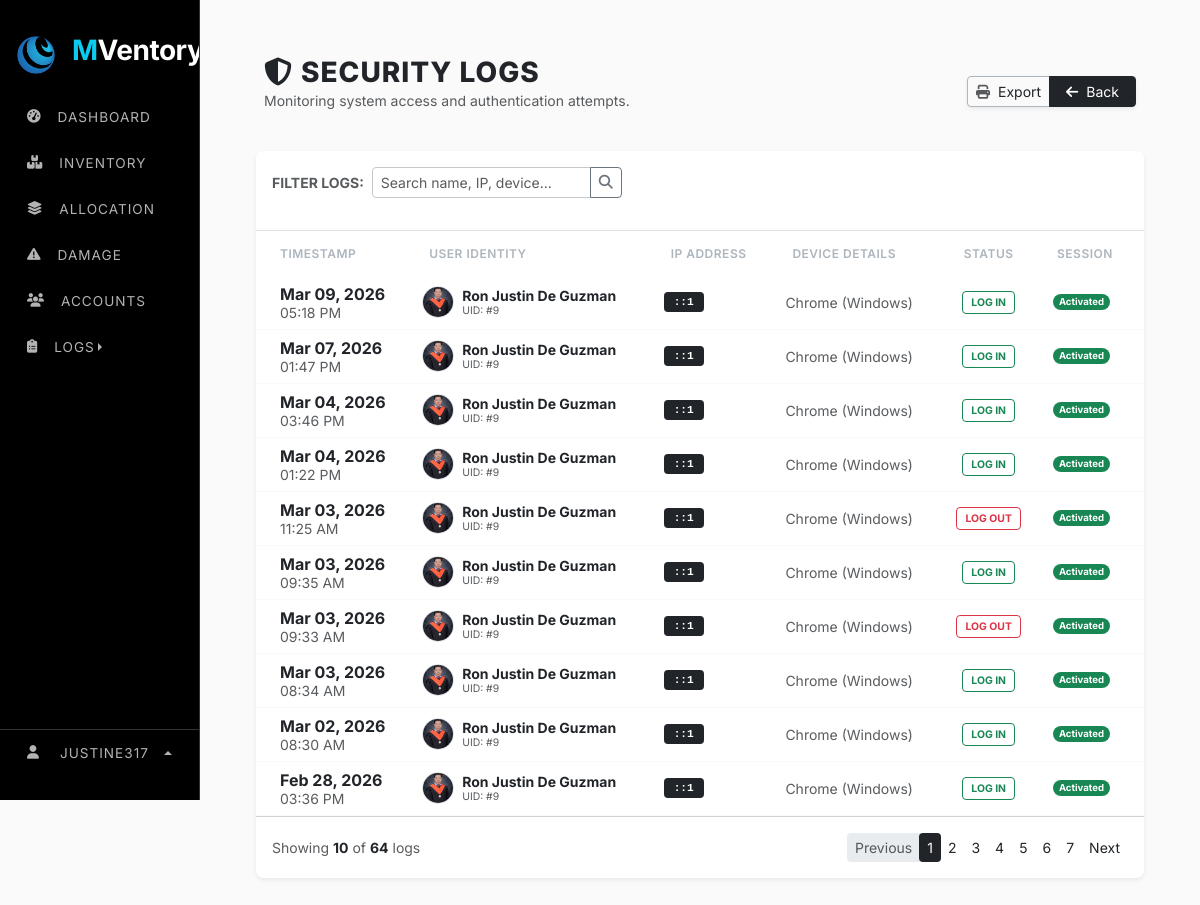
The app's page /web_content/security_logs.php (signed in) with its own data.
### tables this page shows
CREATE TABLE `system_settings` (
  `setting_key` varchar(100) NOT NULL,
  `setting_value` varchar(255) NOT NULL,
  `setting_type` enum('string','number','boolean','select') NOT NULL,
  `category` enum('general','inventory','notifications','security') NOT NULL,
  `description` varchar(255) DEFAULT NULL,
  PRIMARY KEY (`setting_key`)
);

CREATE TABLE `security_logs` (
  `log_id` int(11) NOT NULL AUTO_INCREMENT,
  `user_id` int(11) DEFAULT NULL,
  `browser` varchar(255) DEFAULT NULL,
  `ip_address` varchar(50) DEFAULT NULL,
  `login_time` datetime DEFAULT NULL,
  `status` varchar(50) DEFAULT NULL,
  `is_active` tinyint(1) NOT NULL,
  `is_login` tinyint(1) NOT NULL,
  PRIMARY KEY (`log_id`),
  KEY `user_id` (`user_id`),
  CONSTRAINT `security_logs_ibfk_1` FOREIGN KEY (`user_id`) REFERENCES `users` (`user_id`)
);

CREATE TABLE `users` (
  `user_id` int(11) NOT NULL AUTO_INCREMENT,
  `role_id` varchar(15) NOT NULL,
  `username` varchar(9999) NOT NULL,
  `first_name` varchar(100) NOT NULL,
  `last_name` varchar(100) NOT NULL,
  `phone` varchar(11) NOT NULL,
  `address` varchar(500) DEFAULT NULL,
  `role` varchar(30) NOT NULL,
  `status` varchar(20) NOT NULL DEFAULT 'active',
  `email` varchar(150) NOT NULL,
  `password` varchar(255) NOT NULL,
  `profile_image` varchar(999) NOT NULL,
  `is_active` tinyint(1) DEFAULT 1,
  `is_login` tinyint(1) NOT NULL,
  `last_login` datetime DEFAULT NULL,
  `created_at` timestamp NOT NULL DEFAULT current_timestamp(),
  `deleted_at` timestamp NULL DEFAULT NULL,
  `last_activity` datetime DEFAULT current_timestamp(),
  PRIMARY KEY (`user_id`),
  UNIQUE KEY `email` (`email`)
);

### web_content/security_logs.php (the view, shortened to what this page needs)
<?php
    include "../render/connection.php";
    include "../src/cdn/cdn_links.php";
    $limit = 10;
    $page = isset($_GET['page']) ? (int)$_GET['page'] : 1;
    $start = ($page - 1) * $limit;
    $search = isset($_GET['search']) ? mysqli_real_escape_string($conn, $_GET['search']) : '';
    $where_clause = "";
    $total_query = "SELECT COUNT(*) AS total
                    FROM security_logs sl
                    LEFT JOIN users u ON sl.user_id = u.user_id
                    $where_clause";
    $total_result = mysqli_query($conn, $total_query);
    $total_rows = mysqli_fetch_assoc($total_result)['total'];
    $pages = ceil($total_rows / $limit);
    $log_query = "SELECT sl.*, u.first_name, u.last_name, u.profile_image
                  FROM security_logs sl
                  LEFT JOIN users u ON sl.user_id = u.user_id
                  $where_clause
                  ORDER BY sl.login_time DESC
                  LIMIT $start, $limit";
    $log_result = mysqli_query($conn, $log_query);
?>
<!doctype html>
<html lang="en">
    <head>
        <link rel="stylesheet" href="../src/style/main_style.css">
    </head>
    <body>
        <div class="row g-0">
            <div class="col-lg-2">
                <?php include "../nav/sidebar_nav.php"; ?>
            </div>
            <div class="col">
                <div class="main-content">
                    <div class="container px-4 mt-4">
                        <div class="d-flex justify-content-between align-items-center mb-4 px-2">
                            <div>
                                <h3 class="section-title text-dark mb-0">
                                    <i class="fa-solid fa-shield-halved me-2 text-dark"></i>Security Logs
                                </h3>
                                <p class="text-muted small">Monitoring system access and authentication attempts.</p>
                            </div>
                            <div class="btn-group shadow-sm">
                                <button class="btn btn-white border border-dark-subtle btn-sm">
                                    <i class="fa-solid fa-print me-1 text-muted"></i> Export
                                </button>
                                <a href="dashboard.php" class="btn btn-dark btn-sm px-3">
                                    <i class="fa-solid fa-arrow-left me-1"></i> Back
                                </a>
                            </div>
                        </div>
                        <div class="card edd-card shadow-sm">
                            <div class="card-header bg-white p-3 border-bottom d-flex justify-content-between align-items-center">
                                <form action="" method="GET" class="d-flex align-items-center gap-2">
                                    <span class="fw-bold small text-uppercase text-muted">Filter Logs:</span>
                                    <div class="input-group input-group-sm" style="width: 250px;">
                                        <input type="text" name="search" class="form-control border-secondary-subtle" placeholder="Search name, IP, device..." value="<?php echo htmlspecialchars($search); ?>">
                                        <button class="btn btn-outline-secondary" type="submit"><i class="fa-solid fa-magnifying-glass"></i></button>
                                    </div>
                                </form>
                            </div>
                            <div class="table-responsive">
                                <table class="table table-hover align-middle mb-0">
                                    <thead>
                                        <tr>
                                            <th class="ps-4">Timestamp</th>
                                            <th>User Identity</th>
                                            <th>IP Address</th>
                                            <th>Device Details</th>
                                            <th class="text-center">Status</th>
                                            <th class="pe-4 text-center">Session</th>
                                        </tr>
                                    </thead>
                                    <tbody class="bg-white">
                                        <?php if(mysqli_num_rows($log_result) > 0): ?>
                                            <?php while($log = mysqli_fetch_assoc($log_result)):
                                                $name = ($log['first_name']) ? $log['first_name'].' '.$log['last_name'] : "System/Guest";
                                                $img = (!empty($log['profile_image'])) ? $log['profile_image'] : "../src/image/profiles/default.jpg";
                                            ?>
                                            <tr class="log-row">
                                                <td class="ps-4">
                                                    <div class="fw-bold text-dark"><?php echo date('M d, Y', strtotime($log['login_time'])); ?></div>
                                                    <small class="text-muted"><?php echo date('h:i A', strtotime($log['login_time'])); ?></small>
                                                </td>
                                                <td>
                                                    <div class="d-flex align-items-center">
                                                        <img src="<?php echo $img; ?>" class="user-avatar me-2" onerror="this.src='../src/image/profiles/default.jpg'">
                                                        <div>
                                                            <div class="fw-bold text-dark small"><?php echo htmlspecialchars($name); ?></div>
                                                            <small class="text-muted" style="font-size: 0.65rem;">UID: #<?php echo $log['user_id']; ?></small>
                                                        </div>
                                                    </div>
                                                </td>
                                                <td><span class="ip-tag"><?php echo $log['ip_address']; ?></span></td>
                                                <td>
                                                    <small class="text-muted d-block text-truncate" style="max-width: 180px;" title="<?php echo htmlspecialchars($log['browser']); ?>">
                                                        <?php echo htmlspecialchars($log['browser']); ?>
                                                    </small>
                                                </td>
                                                <td class="text-center">
                                                    <?php $isSuccess = (strtolower($log['status']) == 'success'); ?>
                                                    <span class="status-badge <?php echo $isSuccess ? 'status-success' : 'status-failed'; ?>">
                                                        <?php echo $isSuccess ? 'LOG IN' : 'LOG OUT' ; ?>
                                                    </span>
                                                </td>
                                                <td class="pe-4 text-center">
                                                    <span class="badge rounded-pill <?php echo $log['is_active'] ? 'bg-light text-muted border' : 'bg-success'; ?>" style="font-size: 0.6rem;">
                                                        <?php echo $log['is_active'] ? 'Deactivated' : 'Activated'; ?>
                                                    </span>
                                                </td>
                                            </tr>
                                            <?php endwhile; ?>
                                        <?php else: ?>
                                            <tr><td colspan="6" class="text-center py-5 text-muted">No security records found.</td></tr>
                                        <?php endif; ?>
                                    </tbody>
                                </table>
                            </div>
                            <div class="card-footer bg-white d-flex justify-content-between align-items-center py-3">
                                <div class="small text-muted">
                                    Showing <b class="text-dark"><?php echo mysqli_num_rows($log_result); ?></b> of <b class="text-dark"><?php echo $total_rows; ?></b> logs
                                </div>
                                <nav>
                                    <ul class="pagination pagination-sm mb-0">
                                        <li class="page-item <?php echo ($page <= 1) ? 'disabled' : ''; ?>">
                                            <a class="page-link" href="?page=<?php echo $page-1; ?>&search=<?php echo urlencode($search); ?>">Previous</a>
                                        </li>
                                        <?php for($i = 1; $i <= $pages; $i++): ?>
                                            <li class="page-item <?php echo ($page == $i) ? 'active' : ''; ?>">
                                                <a class="page-link" href="?page=<?php echo $i; ?>&search=<?php echo urlencode($search); ?>"><?php echo $i; ?></a>
                                            </li>
                                        <?php endfor; ?>
                                        <li class="page-item <?php echo ($page >= $pages) ? 'disabled' : ''; ?>">
                                            <a class="page-link" href="?page=<?php echo $page+1; ?>&search=<?php echo urlencode($search); ?>">Next</a>
                                        </li>
                                    </ul>
                                </nav>
                            </div>
                        </div>
                    </div>
                </div>
            </div>
        </div>
    </body>
</html>

### nav/sidebar_nav.php (shortened to what this page needs)
<?php
$current_page = basename($_SERVER['PHP_SELF']);
$app_name = "SELECT setting_value FROM system_settings WHERE setting_key = 'app_name'";
$result = $conn->query($app_name);
if ($result && $result->num_rows > 0) {
    $row = $result->fetch_assoc();
    $app_name_value = $row['setting_value'];
} else {
    $app_name_value = "MVentory";
}
$words = explode(" ", $app_name_value);
if (count($words) > 1) {
    $first_part = '<span class="text-info">' . htmlspecialchars($words[0]) . '</span>';
    array_shift($words);
    $second_part = htmlspecialchars(implode("", $words));
    $display_name = $first_part . $second_part;
} else {
    $display_name = htmlspecialchars($app_name_value);
}
$app_logo = "SELECT setting_value FROM system_settings WHERE setting_key = 'app_logo'";
$result_logo = $conn->query($app_logo);
if ($result_logo && $result_logo->num_rows > 0) {
    $row_logo = $result_logo->fetch_assoc();
    $app_logo_value = $row_logo['setting_value'];
} else {
    $app_logo_value = "default_logo.png";
}
?>
<link rel="stylesheet" href="../src/style/navbar_style.css">
<div class="sidebar-stark" id="sidebar">
    <div class="sidebar-header">
        <img src="../src/image/logo/<?php echo $app_logo_value; ?>" width="40" alt="Logo">
        <h3 class="ms-3 fw-bold text-white logo-text"><?php echo $display_name; ?></h3>
    </div>
    <ul class="nav flex-column mt-2">
        <li class="nav-item">
            <a class="nav-link <?php echo ($current_page == 'dashboard.php') ? 'active' : ''; ?>" href="dashboard.php">
                <i class="fa-solid fa-gauge-high"></i>
                <span class="ms-3 link-text">Dashboard</span>
            </a>
        </li>
        <li class="nav-item">
            <a class="nav-link <?php echo ($current_page == 'inventory.php') ? 'active' : ''; ?>" href="inventory.php">
                <i class="fa-solid fa-boxes-stacked"></i>
                <span class="ms-3 link-text">Inventory</span>
            </a>
        </li>
        <li class="nav-item">
            <a class="nav-link <?php echo ($current_page == 'allocation.php') ? 'active' : ''; ?>" href="allocation.php">
                <i class="fa-solid fa-layer-group"></i>
                <span class="ms-3 link-text">Allocation</span>
            </a>
        </li>
        <li class="nav-item">
            <a class="nav-link text-danger <?php echo ($current_page == 'damage.php') ? 'active-danger' : ''; ?>" href="damage.php">
                <i class="fa-solid fa-triangle-exclamation"></i>
                <span class="ms-3 link-text">Damage</span>
            </a>
        </li>
        <li class="nav-item">
            <a class="nav-link <?php echo ($current_page == 'accounts.php') ? 'active' : ''; ?>" href="accounts.php">
                <i class="fa-solid fa-users"></i>
                <span class="ms-3 link-text">Accounts</span>
            </a>
        </li>
        <li class="nav-item dropend">
            <a class="nav-link dropdown-toggle" data-bs-toggle="dropdown">
                <i class="fa-solid fa-clipboard-list"></i>
                <span class="ms-3 link-text">Logs</span>
            </a>
        </li>
    </ul>
    <div class="sidebar-footer dropup">
        <a class="nav-link profile-btn dropdown-toggle" data-bs-toggle="dropdown">
            <i class="fa-solid fa-user"></i>
            <span class="link-text ms-2"><?php echo htmlspecialchars($_SESSION['username']); ?></span>
        </a>
    </div>
</div>

### records on screen
system_settings: setting_value (picture)
system_settings: setting_value "M"
security_logs: login_time "Mar 09, 2026", login_time "05:18 PM", user.profile_image (picture), user.last_name "Ron Justin De Guzman", user "9", ip_address "::1", browser "Chrome (Windows)", status "LOG IN", is_active "Activated"
security_logs: login_time "Mar 07, 2026", login_time "01:47 PM", user.profile_image (picture), user.last_name "Ron Justin De Guzman", user "9", ip_address "::1", browser "Chrome (Windows)", status "LOG IN", is_active "Activated"
security_logs: login_time "Mar 04, 2026", login_time "03:46 PM", user.profile_image (picture), user.last_name "Ron Justin De Guzman", user "9", ip_address "::1", browser "Chrome (Windows)", status "LOG IN", is_active "Activated"
security_logs: login_time "Mar 04, 2026", login_time "01:22 PM", user.profile_image (picture), user.last_name "Ron Justin De Guzman", user "9", ip_address "::1", browser "Chrome (Windows)", status "LOG IN", is_active "Activated"
security_logs: login_time "Mar 03, 2026", login_time "11:25 AM", user.profile_image (picture), user.last_name "Ron Justin De Guzman", user "9", ip_address "::1", browser "Chrome (Windows)", status "LOG OUT", is_active "Activated"
security_logs: login_time "Mar 03, 2026", login_time "09:35 AM", user.profile_image (picture), user.last_name "Ron Justin De Guzman", user "9", ip_address "::1", browser "Chrome (Windows)", status "LOG IN", is_active "Activated"
security_logs: login_time "Mar 03, 2026", login_time "09:33 AM", user.profile_image (picture), user.last_name "Ron Justin De Guzman", user "9", ip_address "::1", browser "Chrome (Windows)", status "LOG OUT", is_active "Activated"
security_logs: login_time "Mar 03, 2026", login_time "08:34 AM", user.profile_image (picture), user.last_name "Ron Justin De Guzman", user "9", ip_address "::1", browser "Chrome (Windows)", status "LOG IN", is_active "Activated"
security_logs: login_time "Mar 02, 2026", login_time "08:30 AM", user.profile_image (picture), user.last_name "Ron Justin De Guzman", user "9", ip_address "::1", browser "Chrome (Windows)", status "LOG IN", is_active "Activated"
security_logs: login_time "Feb 28, 2026", login_time "03:36 PM", user.profile_image (picture), user.last_name "Ron Justin De Guzman", user "9", ip_address "::1", browser "Chrome (Windows)", status "LOG IN", is_active "Activated"

### other values on screen
$_SESSION['username'] "JUSTINE317"
mysqli_num_rows($log_result) "10"
$total_rows "64"
